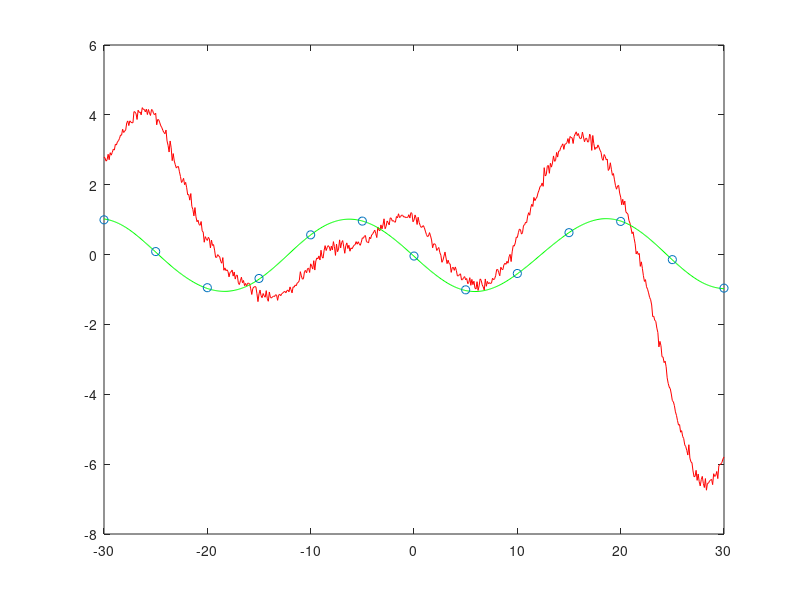

Write MATLAB code to recreate this figure.
clear all;
clc;
close all;

points = [-30 : 0.1 : 30]';


l = 6/sqrt(2);

signal_std = 2;
noise = 0.1;

kernel_ = signal_std^2 * exp (- squareform(pdist(points)).^2 / (2 * l^2) ) + noise^2 * eye(numel(points));
mean_ = zeros(numel(points), 1);

R_prior = mvnrnd( mean_ , kernel_, 1);

plot(points, R_prior,'r');
hold on;
% axis([1 100 -20 20]);


frequency = 50;
points_train = points(1 : frequency : end);
points_train_target = sin(points_train) + 0.05 * randn(size(points_train));



% Sequential Implementation
count = 1;
for indexing = 1 : frequency : size(points, 1);
	coeff = 1 / kernel_(indexing, indexing) + noise^2 * eye(numel(indexing));
	mean_ = mean_ + kernel_(:, indexing) * coeff * (points_train_target(count) - mean_(indexing));	
	kernel_ = kernel_ - kernel_(:, indexing) * coeff * kernel_(indexing, :) + noise^2;
	count = count + 1;
end

% % Implementation in one Stroke
% indexing = 1 : frequency : size(points, 1);
% coeff = pinv(kernel_(indexing, indexing) + noise^2 * eye(numel(indexing)));
% mean_ = mean_ + kernel_(:, indexing) * coeff * (points_train_target - mean_(indexing));	
% kernel_ = kernel_ - kernel_(:, indexing) * coeff * kernel_(indexing, :) + noise^2;


% R_post = mvnrnd( mean_, kernel_, 1);

plot(points, mean_, 'g')
% plot(points, R_post,'g');
hold on;
scatter(points_train, points_train_target)
